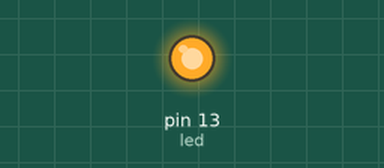
Simulated run of this sketch. Board: Arduino Uno, built with avr-gcc and run on an emulated ATmega328P. On the bench: output pins drawn as LEDs (lit = HIGH).

Above: at 1.2 s.
At 3.7 s:
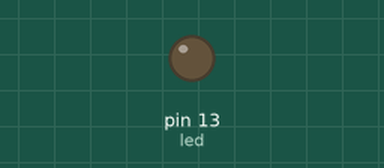
Timing chart, 0 to 6.5 s (numbered marks = the images above):
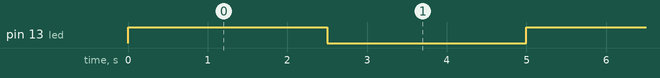

Measured:
- by itself, pin 13 (led): alternates HIGH for 2.5 s and LOW for 2.5 s

The sketch:

aufgabe11.ino
```cpp
int led = 13;

void setup () {
    pinMode(led ,OUTPUT);
}

void loop () {
    digitalWrite(led , HIGH);
    delay (2500);
    digitalWrite(led , LOW);
    delay (2500);
}
```
